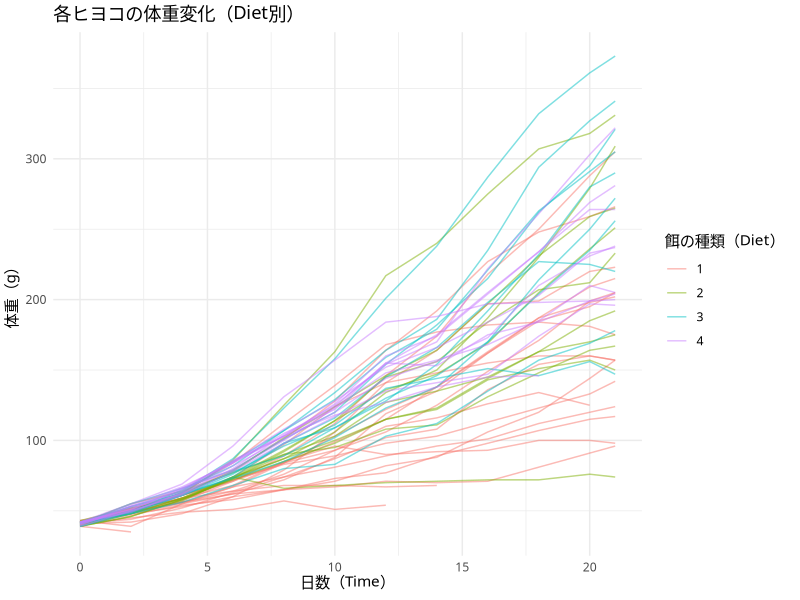
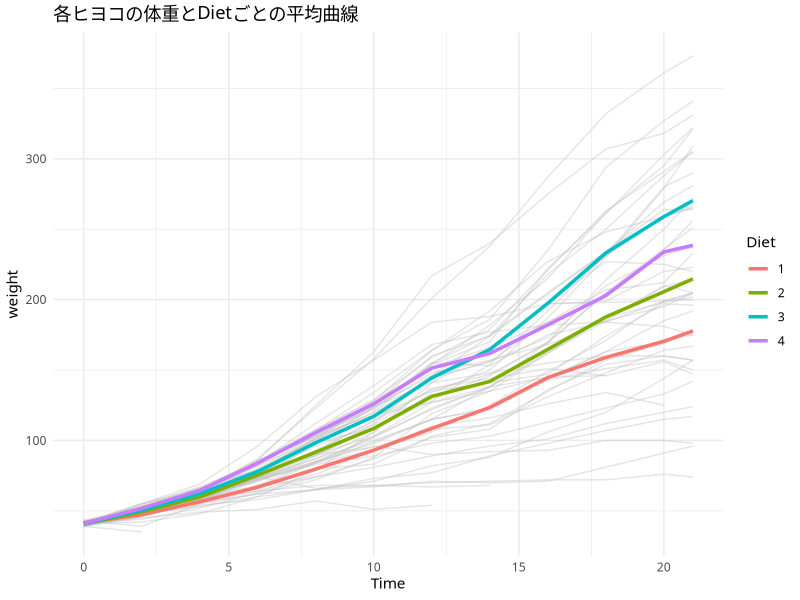
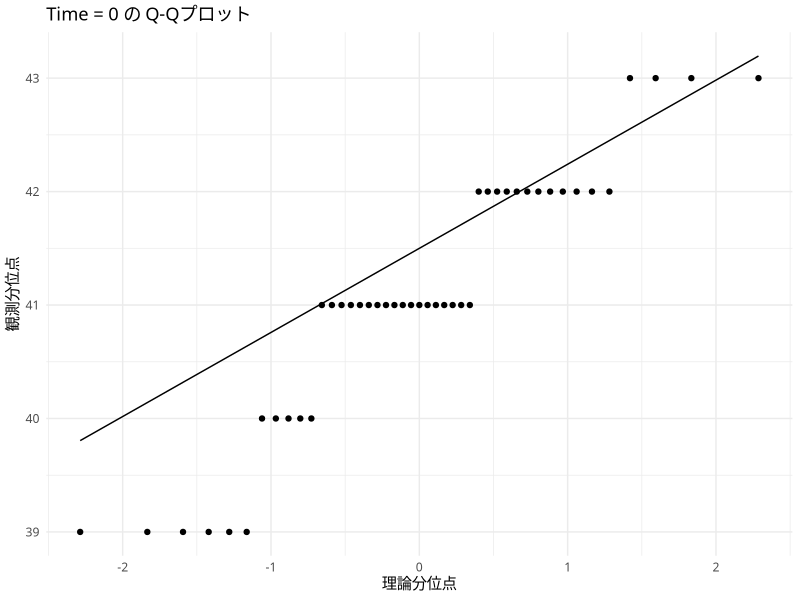

Here is the R script that generated these plots, in order:
## ---- chunk 1
data(ChickWeight)
summary(ChickWeight)
## ---- chunk 2
unique(ChickWeight$Time)
## ---- chunk 3
library(ggplot2)

ggplot(ChickWeight, aes(x = Time, y = weight, group = Chick, color = Diet)) +
  geom_line(alpha = 0.5) +
  theme_minimal(base_family = "Hiragino Sans") +
  labs(title = "各ヒヨコの体重変化（Diet別）",
       x = "日数（Time）",
       y = "体重（g）",
       color = "餌の種類（Diet）")
## ---- chunk 4
ggplot(ChickWeight, aes(x = Time, y = weight, group = Chick)) +
  geom_line(alpha = 0.4, color = "gray") +
  stat_summary(aes(group = Diet, color = Diet), fun = mean, geom = "line", size = 1.2) +
  theme_minimal(base_family = "Hiragino Sans") +
  labs(title = "各ヒヨコの体重とDietごとの平均曲線")
## ---- chunk 5
ChickWeight$Time <- as.factor(ChickWeight$Time)
## ---- chunk 6
# まずTimeを数値に戻しておく（もともとfactorにしていた場合）
ChickWeight$Time <- as.numeric(as.character(ChickWeight$Time))

# 0, 10, 21日目のデータだけ抽出
chick_subset <- subset(ChickWeight, Time %in% c(0, 10, 21))

# Timeをfactorに変換する
chick_subset$Time <- as.factor(chick_subset$Time)
## ---- chunk 7
str(chick_subset)
summary(chick_subset)
## ---- chunk 8
class(chick_subset$Time)      # "factor" になっていればOK
is.factor(chick_subset$Time)  # TRUE ならOK
## ---- chunk 9
levels(chick_subset$Time)
table(chick_subset$Time)  # 各水準に何件あるかも同時に確認
## ---- chunk 10
is.factor(chick_subset$Chick)
levels(chick_subset$Chick)
## ---- chunk 11
# 各 Chick が Time = 0, 10, 21 をすべて持っているかを確認
library(dplyr)

complete_chicks <- chick_subset %>%
  group_by(Chick) %>%
  summarise(n = n()) %>%
  filter(n == 3) %>%
  pull(Chick)

# 完全なヒヨコだけを抽出
chick_complete <- chick_subset %>%
  filter(Chick %in% complete_chicks) %>%
  droplevels()
## ---- chunk 12
levels(chick_complete$Time)
table(chick_complete$Time)  # 各水準に何件あるかも同時に確認
## ---- chunk 13
library(dplyr)

chick_complete %>%
  group_by(Time) %>%
  summarise(p_value = shapiro.test(weight)$p.value)
## ---- chunk 14
library(ggplot2)

ggplot(chick_complete %>% filter(Time == 0), aes(sample = weight)) +
  stat_qq() +
  stat_qq_line() +
  theme_minimal(base_family = "Hiragino Sans") +
  labs(title = "Time = 0 の Q-Qプロット",
       x = "理論分位点", y = "観測分位点")
## ---- chunk 15
bartlett.test(weight ~ Time, data = chick_complete)
## ---- chunk 16
# Chick ごとに Time に沿って繰り返し測定されている構造を Error(Chick/Time) で指定しています。
aov_result <- aov(weight ~ Time + Error(Chick/Time), data = chick_complete)
summary(aov_result)
## ---- chunk 17
aov2 <- aov(weight ~ Time * Diet + Error(Chick/Time), data = chick_complete)
summary(aov2)
## ---- chunk 18
chick_complete$group <- interaction(chick_complete$Time, chick_complete$Diet)
table(chick_complete$group)
## ---- chunk 19
oneway_model <- aov(weight ~ group, data = chick_complete)
TukeyHSD(oneway_model)
